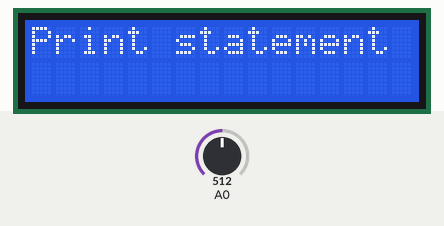
A sketch run on a simulated Arduino Uno, built with avr-gcc and run on an emulated ATmega328P. On the bench: 16×2 character LCD. The inputs (shaded band) are chosen by the test bench; at power-on: A0 = 512. What the sketch prints to the serial monitor is not drawn.

Above: at 0.1 s.
At 2.1 s:
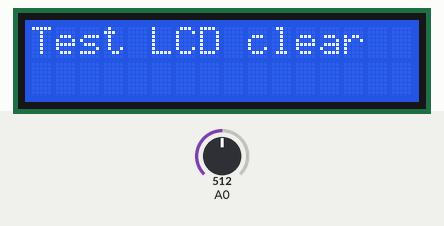

The sketch:

readShieldButtonVoltages.ino
```cpp
#include <LiquidCrystal.h>
// 8,9,4,5,6,7
// analogRead A0 to find voltage ranges for the buttons
LiquidCrystal lcd(8, 9, 4, 5, 6, 7);
int buttonVoltage = 0;
bool buttonState = LOW;

void setup() {
  // put your setup code here, to run once:
  pinMode(A0, INPUT);
  lcd.begin(16, 2);
  Serial.begin(9600);
  lcd.print("Print statement 1");
  delay(2000);
  lcd.clear();
  lcd.print("Test LCD clear");
}

void loop() {
  // put your main code here, to run repeatedly:
  buttonVoltage = analogRead(A0);
  // right is 0
  // down is 255
  // up is 99
  // left is 407
  // select is 637

  if (buttonVoltage < 700) {
    Serial.print("Button Voltage: ");
    Serial.println(buttonVoltage);
  }
}
```
